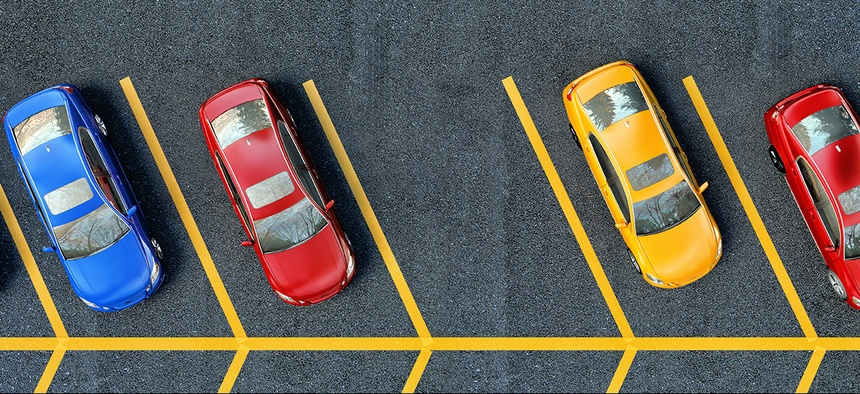
#> input picture resources/dpark/parkyllw.jpg, 860 x 394 px
$ python detect_lines_parkingspot.py
#> lines starting #> are read from the running program, lines starting #| are printed output that depends on the picture
#> in main, img is the input picture: shape (394, 860, 3); mean B, G, R 89.2, 96.2, 100.4
import cv2
import numpy as np
import matplotlib.pyplot as plt


def find_lines(img):
    gray = cv2.cvtColor(img, cv2.COLOR_BGR2GRAY)
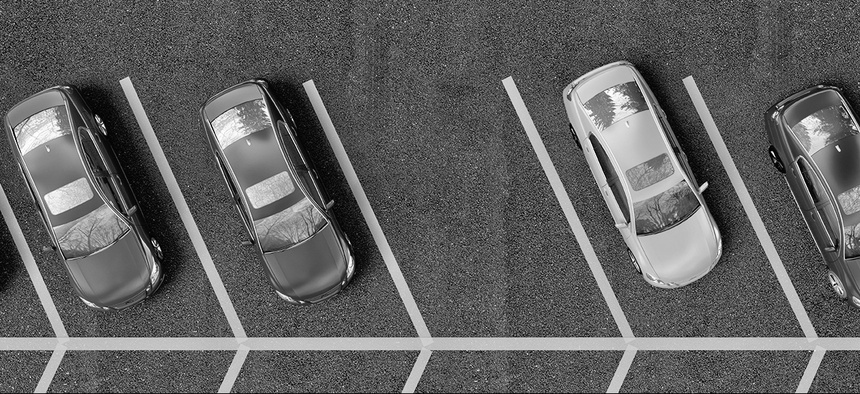
#> gray: shape (394, 860); min 0, max 255, mean 96.6

    kernel = 5
    blur_gray = cv2.GaussianBlur(gray, (kernel, kernel), 0)

    low_threshold = 50
    high_threshold = 150
    edges = cv2.Canny(blur_gray, low_threshold, high_threshold)
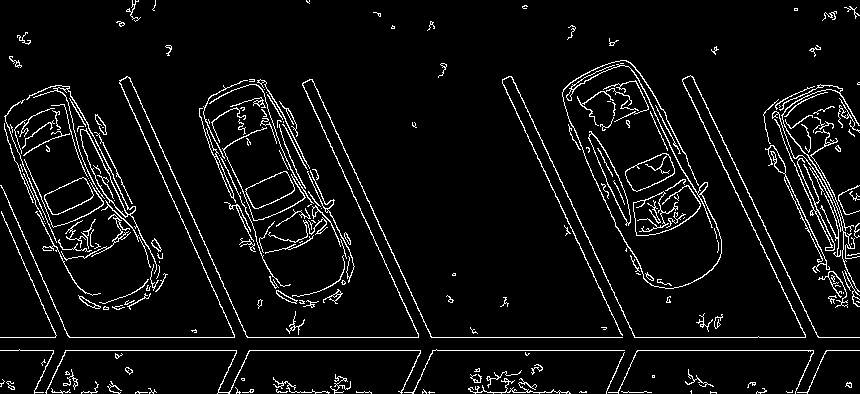
#> edges: shape (394, 860); 5.8% white in thin lines or dots

    rho = 1
    theta = np.pi / 180
    threshold = 15
    min_line_length = 50
    max_line_gap = 20
    line_image = np.copy(img) * 0
#> line_image: shape (394, 860, 3); every value is 0
    lines = cv2.HoughLinesP(edges, rho, theta, threshold,
                            np.array([]), min_line_length, max_line_gap)
#> lines = 230 rows, first 6: [0, 337, 859, 337], [0, 350, 859, 350], [691, 76, 825, 351], [302, 83, 418, 333], [502, 79, 620, 333], [34, 392, 156, 392]

    for line in lines:
        for x1, y1, x2, y2 in line:
            cv2.line(line_image, (x1, y1), (x2, y2), (255, 0, 0), 5)
#> this loop made 230 passes
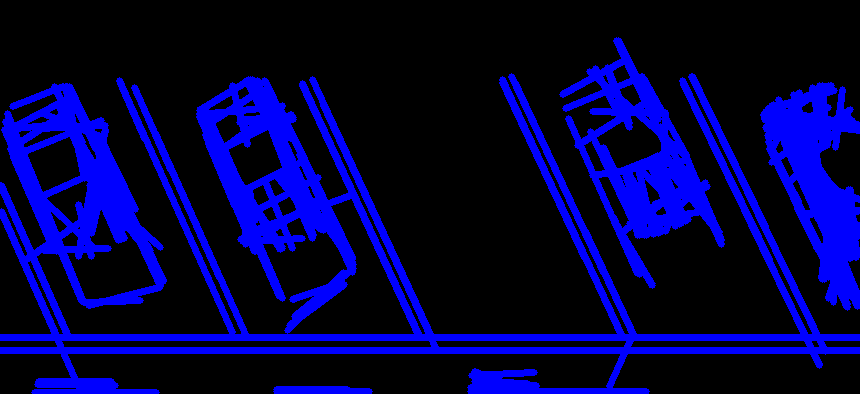
#> line_image: shape (394, 860, 3); mean B, G, R 65.9, 0, 0

    lines_edges = cv2.addWeighted(img, 0.8, line_image, 1, 0)
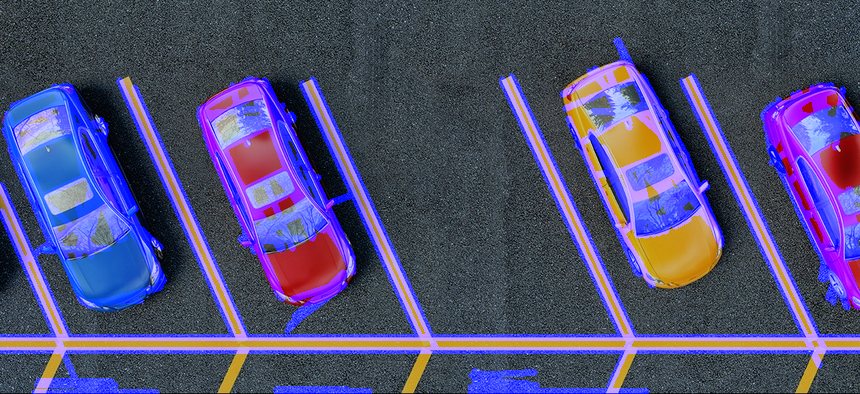
#> lines_edges: shape (394, 860, 3); mean B, G, R 118.5, 77, 80.4

    return lines_edges


def main():
    #path = 'resources/dpark/sDQLM.png'
    path = 'resources/dpark/parkyllw.jpg'
    img = cv2.imread(path)
    imgF = find_lines(img)

    plt.imshow(cv2.cvtColor(img, cv2.COLOR_BGR2RGB))
    plt.show()

    plt.imshow(cv2.cvtColor(imgF, cv2.COLOR_BGR2RGB))
    plt.show()

    # cv2.imshow('Output', img)
    # cv2.waitKey(0)
    # cv2.destroyAllWindows()


main()

$ run again, with resources/dpark/Cars-in-a-parking-lot-from-above-1200x800.jpg copied over resources/dpark/parkyllw.jpg
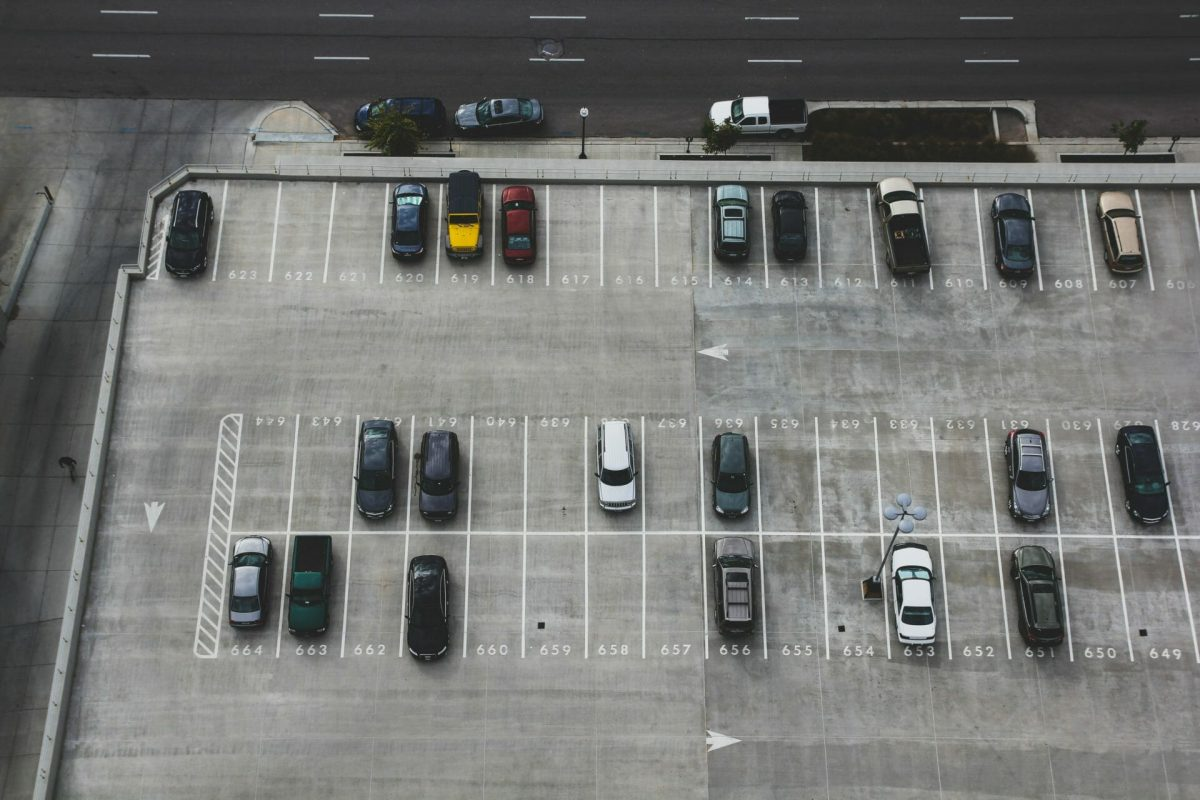
#> input picture resources/dpark/Cars-in-a-parking-lot-from-above-1200x800.jpg, 1200 x 800 px
#> in main, img is the input picture: shape (800, 1200, 3); mean B, G, R 115.7, 118.2, 116.7
#> in find_lines, `edges = cv2.Canny(blur_gray, low_threshold, high_threshold)`:
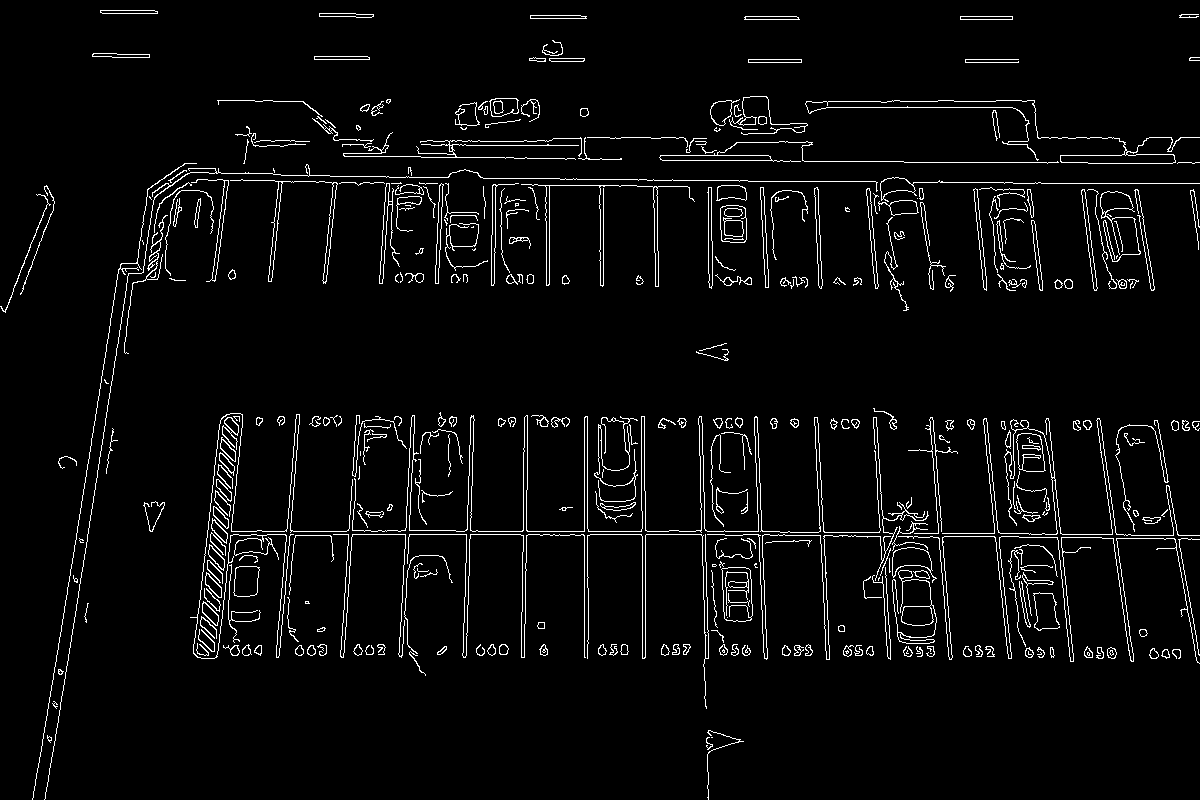
#> edges: shape (800, 1200); 4% white in thin lines or dots
#> lines = 490 rows, first 6: [1029, 534, 1130, 534], [465, 657, 473, 421], [456, 531, 789, 531], [701, 535, 855, 535], [53, 751, 131, 263], [39, 762, 102, 370]
#> the loop in find_lines, `for line in lines:` made 490 passes
#> in find_lines, `lines_edges = cv2.addWeighted(img, 0.8, line_image, 1, 0)`:
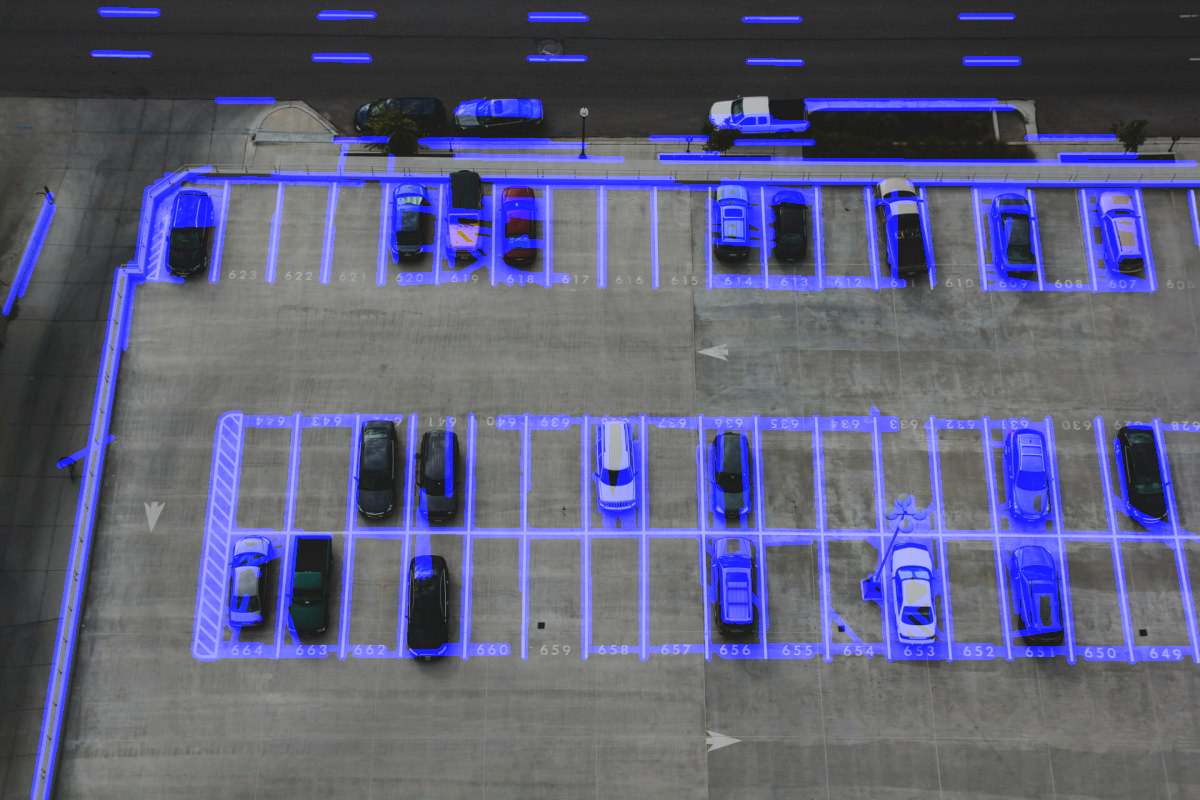
#> lines_edges: shape (800, 1200, 3); mean B, G, R 122.6, 94.6, 93.4
